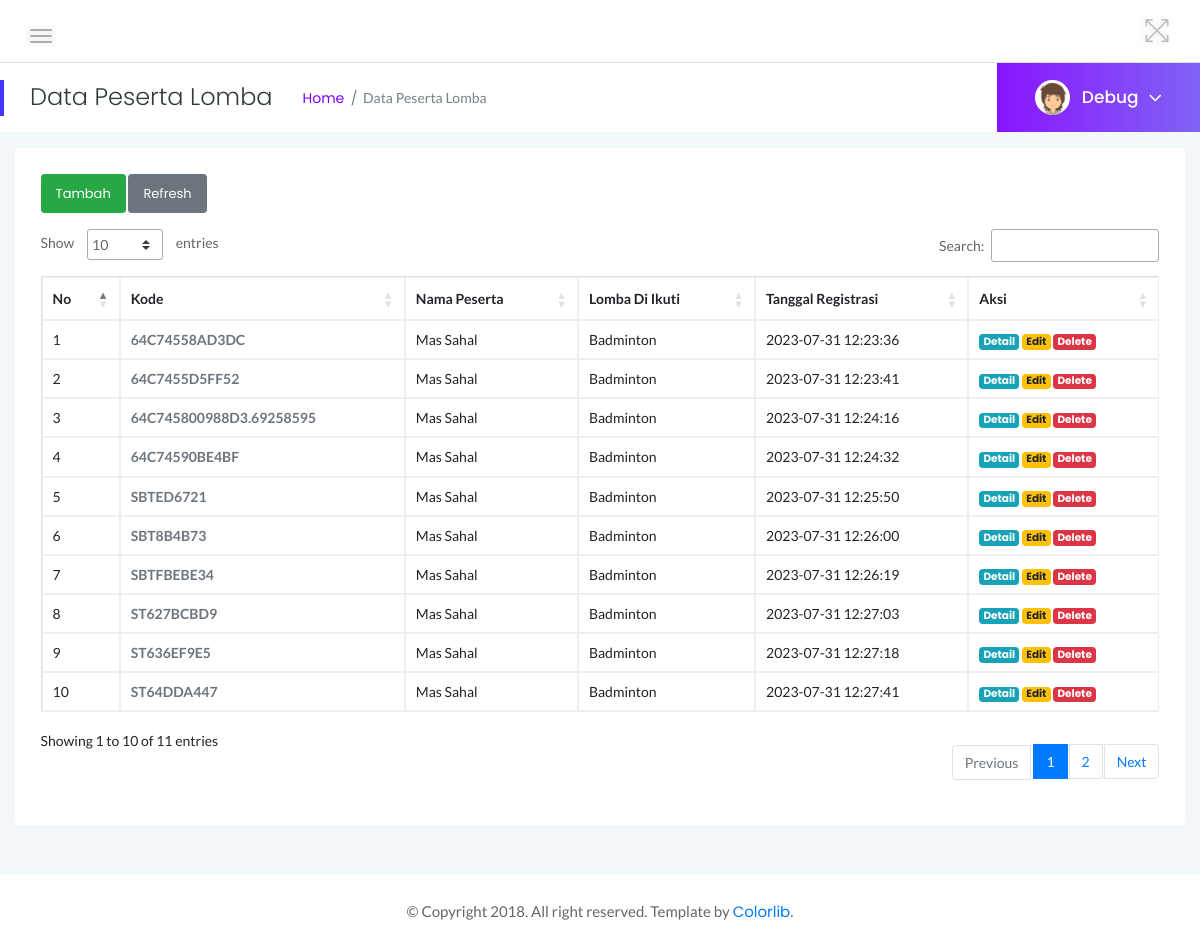
The app's page /index.php?page=view_select with its own data.
### tables this page shows
CREATE TABLE `ms_select_lomba` (
  `id` int NOT NULL,
  `kode` varchar(30) NOT NULL,
  `id_lomba` int NOT NULL,
  `id_user` int NOT NULL,
  `ket` text,
  `created_at` datetime NOT NULL DEFAULT CURRENT_TIMESTAMP
);

CREATE TABLE `ms_users` (
  `id_user` int NOT NULL,
  `username` varchar(100) NOT NULL,
  `password` varchar(100) NOT NULL,
  `email` varchar(100) NOT NULL,
  `nama_lengkap` varchar(100) NOT NULL,
  `alamat` text,
  `jk` varchar(20) NOT NULL,
  `role` tinyint NOT NULL DEFAULT '1'
);

CREATE TABLE `ms_lomba` (
  `id_lomba` int NOT NULL,
  `nama_lomba` varchar(100) NOT NULL,
  `tgl_lomba` text NOT NULL,
  `hadiah` text NOT NULL,
  `detail` text NOT NULL,
  `aturan` text NOT NULL,
  `gambar` varchar(100) NOT NULL DEFAULT 'image.jpg'
);

### pages/select/view.php (the view)
<div class="page-title-area">
    <div class="row align-items-center">
        <div class="col-sm-6">
            <div class="breadcrumbs-area clearfix">
                <h4 class="page-title pull-left">Data Peserta Lomba</h4>
                <ul class="breadcrumbs pull-left">
                    <li><a href="?page=dashboard">Home</a></li>
                    <li><span>Data Peserta Lomba</span></li>
                </ul>
            </div>
        </div>
        <?php include('components/profile.php'); ?>
    </div>
</div>
<div class="main-content-inner">
    <?php
    $record = $koneksi->query("SELECT * FROM ms_select_lomba a JOIN ms_lomba b ON a.id_lomba=b.id_lomba JOIN ms_users c ON a.id_user=c.id_user"); ?>
    <div class="row mt-3">
        <div class="col-md-12">
            <div class="card">
                <div class="card-body">
                    <div class="mb-3">
                        <a name="" id="" class="btn btn-sm btn-success" href="?page=tambah_select" role="button">Tambah</a>
                        <a name="" id="" class="btn btn-sm btn-secondary" href="?page=view_select" role="button">Refresh</a>
                    </div>
                    <div class="table">
                        <table class="table table-hover table-bordered" id="datatable">
                            <thead>
                                <tr>
                                    <th>No</th>
                                    <th>Kode</th>
                                    <th>Nama Peserta</th>
                                    <th>Lomba Di Ikuti</th>
                                    <th>Tanggal Registrasi</th>
                                    <th>Aksi</th>
                                </tr>
                            </thead>
                            <tbody>
                                <?php foreach ($record as $i => $r) { ?>
                                    <tr>
                                        <td><?= $i += 1; ?></td>
                                        <td><b class="text-secondary"><?= $r['kode']; ?></b></td>
                                        <td><?= $r['nama_lengkap']; ?></td>
                                        <td><?= $r['nama_lomba']; ?></td>
                                        <td><?= $r['created_at']; ?></td>
                                        <td>
                                            <a href="?page=detail_select&id=<?= $r['id']; ?>" class="badge badge-info">Detail</a>
                                            <a href="?page=edit_select&id=<?= $r['id']; ?>" class="badge badge-warning">Edit</a>
                                            <a href="proses/select/delete.php?id=<?= $r['id']; ?>" class="badge badge-danger" onclick="return confirm('Yakin ingin hapus data ini?')">Delete</a>
                                        </td>
                                    </tr>
                                <?php } ?>
                            </tbody>
                        </table>
                    </div>
                </div>
            </div>
        </div>
    </div>
</div>

### assets/css/styles.css (style rules this page uses)
.card { border: none; border-radius: 4px; background-color: #fff; -webkit-transition: all 0.3s ease 0s; transition: all 0.3s ease 0s; }
.card-body { padding: 25.6px; padding: 1.6rem; }
.main-content-inner { padding: 0 30px 50px; }
.page-title-area { padding: 0 30px; background: #fff; position: relative; }
.page-title-area:before { content: ''; position: absolute; left: 0; top: 50%; width: 4px; height: 36px; background: var(--primary-color); -webkit-transform: translateY(-50%); transform: translateY(-50%); }
.page-title { font-size: 24px; font-weight: 300; color: #313b3d; letter-spacing: 0; margin-right: 30px; }
ul.breadcrumbs { margin-top: 4px; }
.breadcrumbs li { display: inline-block; }
.breadcrumbs li a, .breadcrumbs li span { display: block; font-size: 14px; font-weight: 400; color: #7801ff; letter-spacing: 0; margin-right: 16px; position: relative; }
.breadcrumbs li a:before { content: '/'; color: #768387; position: absolute; right: -13px; top: 0; }
.breadcrumbs li span { margin-right: 0; color: #768387; text-transform: capitalize; }
.btn { padding: 11px 17px; font-size: 13px; letter-spacing: 0; }
.btn-sm { padding: 9px 14px; }
table tr th { border-bottom: none; }
table tr th, table tr td { border-top: 1px solid rgba(120, 130, 140, 0.13) !important; }
.table-bordered td, .table-bordered th { border: 1px solid rgba(120, 130, 140, 0.13) !important; }
table.dataTable.no-footer { border-bottom: 1px solid rgba(120, 130, 140, 0.13) !important; }
table.dataTable thead th, table.dataTable thead td { border-bottom-color: transparent; }

### records on screen
ms_select_lomba: i "1", kode "64C74558AD3DC", id_user.nama_lengkap "Mas Sahal", id_lomba.nama_lomba "Badminton", created_at "2023-07-31 12:23:36"
ms_select_lomba: i "2", kode "64C7455D5FF52", id_user.nama_lengkap "Mas Sahal", id_lomba.nama_lomba "Badminton", created_at "2023-07-31 12:23:41"
ms_select_lomba: i "3", kode "64C745800988D3.69258595", id_user.nama_lengkap "Mas Sahal", id_lomba.nama_lomba "Badminton", created_at "2023-07-31 12:24:16"
ms_select_lomba: i "4", kode "64C74590BE4BF", id_user.nama_lengkap "Mas Sahal", id_lomba.nama_lomba "Badminton", created_at "2023-07-31 12:24:32"
ms_select_lomba: i "5", kode "SBTED6721", id_user.nama_lengkap "Mas Sahal", id_lomba.nama_lomba "Badminton", created_at "2023-07-31 12:25:50"
ms_select_lomba: i "6", kode "SBT8B4B73", id_user.nama_lengkap "Mas Sahal", id_lomba.nama_lomba "Badminton", created_at "2023-07-31 12:26:00"
ms_select_lomba: i "7", kode "SBTFBEBE34", id_user.nama_lengkap "Mas Sahal", id_lomba.nama_lomba "Badminton", created_at "2023-07-31 12:26:19"
ms_select_lomba: i "8", kode "ST627BCBD9", id_user.nama_lengkap "Mas Sahal", id_lomba.nama_lomba "Badminton", created_at "2023-07-31 12:27:03"
ms_select_lomba: i "9", kode "ST636EF9E5", id_user.nama_lengkap "Mas Sahal", id_lomba.nama_lomba "Badminton", created_at "2023-07-31 12:27:18"
ms_select_lomba: i "10", kode "ST64DDA447", id_user.nama_lengkap "Mas Sahal", id_lomba.nama_lomba "Badminton", created_at "2023-07-31 12:27:41"

### other values on screen
$_SESSION['username'] "Debug"
